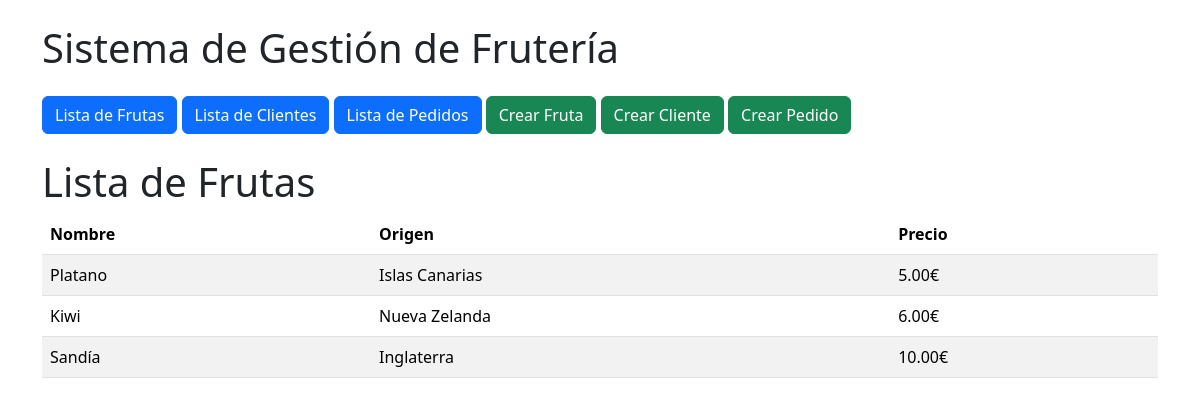
The app's page /fruteria/frutas/, older data.
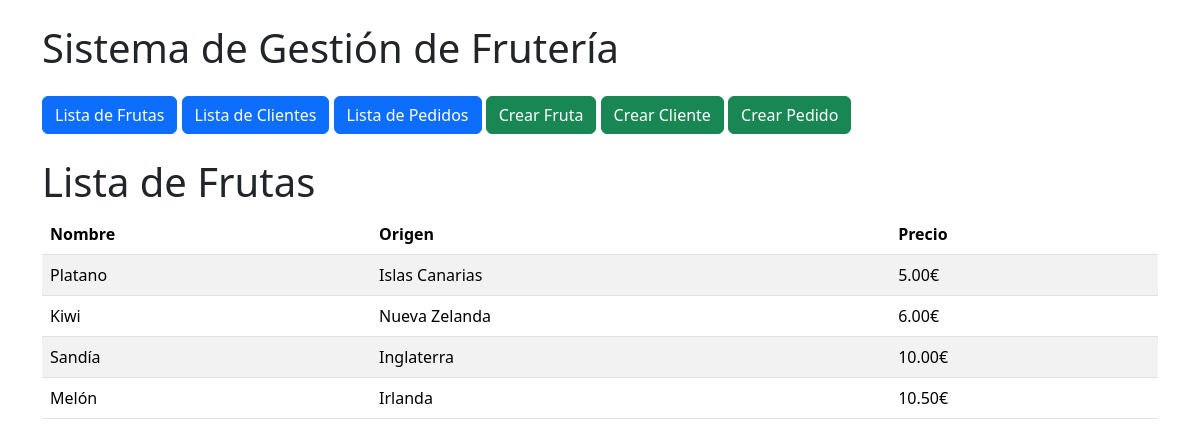
The same page, newer data.
### fruteria/models.py (models this page shows, shortened)
class Fruta(models.Model):
    nombre = models.CharField(max_length=100)
    origen = models.CharField(max_length=100)
    sabor = models.CharField(max_length=50)
    precio = models.DecimalField(max_digits=5, decimal_places=2)

### fruteria/views.py (the view)
# urls.py: path('frutas/', views.lista_frutas, name='lista_frutas'),
def lista_frutas(request):
    frutas = Fruta.objects.all()
    return render(request, 'fruteria/frutas.html', {'frutas': frutas})

### templates/fruteria/frutas.html
{% extends "base.html" %}
{% block content %}
  <h1>Lista de Frutas</h1>
  <table class="table table-striped">
    <thead>
      <tr>
        <th>Nombre</th>
        <th>Origen</th>
        <th>Precio</th>
      </tr>
    </thead>
    <tbody>
      {% for fruta in frutas %}
      <tr>
        <td>{{ fruta.nombre }}</td>
        <td>{{ fruta.origen }}</td>
        <td>{{ fruta.precio }}€</td>
      </tr>
      {% endfor %}
    </tbody>
  </table>
{% endblock %}

Row changes from the older to the newer data that the page shows:
added Fruta: nombre "Melón", origen "Irlanda", precio "10.50"
